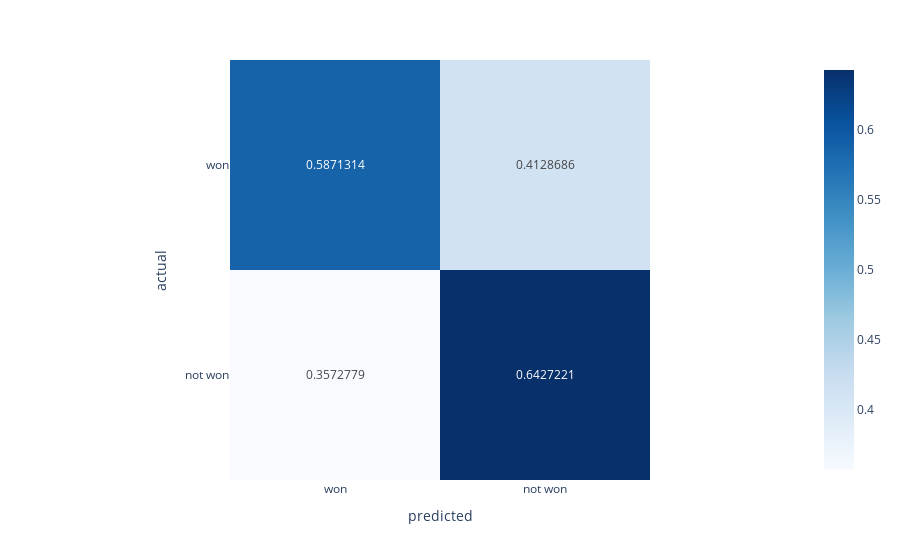

Notebook cell for this chart:
### Code cell
import xgboost as xgb

#XGBClassifier default parameters are not available without fitting the model
XGB_model = xgb.XGBClassifier(verbosity = 0,
                              objective='binary:logistic',
                              booster='gbtree',
                              eta = 0.01,
                              eval_metric='auc',
                              max_depth = 2,
                              max_delta_step = 10,
                              subsample = 0.1,
                              reg_lambda = 1.1,
                              reg_alpha = 0.6,
                              tree_method = 'exact',
                              scale_pos_weight = 0.76,
                              )
#XGB_model.get_params()
combined, precision_weight, precision_raw, importances,XGB_model = make_xgb_predictions (XGB_model,df_rolling, all_cols)
print(precision_raw)
print(precision_weight)
a = pd.crosstab(index=combined["actual"], columns=combined["predicted"])
#Have to divide by the sum of each row to maintain consistancy with the random forrest confusion matrix plots. 
a = a.div(a.sum(axis=1), axis = 0)
import plotly.express as px
fig = px.imshow(a, color_continuous_scale='blues', text_auto=True, x = ['won', 'not won'], y = ['won','not won'])
fig.show()

### Figure 1 — Plotly figure (JSON) as saved in the notebook; plotly's stock layout.template omitted (floating-point values rounded to 4 significant figures)
{"data": [{"coloraxis": "coloraxis", "hovertemplate": "predicted: %{x}<br>actual: %{y}<br>color: %{z}<extra></extra>", "name": "0", "texttemplate": "%{z}", "type": "heatmap", "x": ["won", "not won"], "xaxis": "x", "y": ["won", "not won"], "yaxis": "y", "z": [[0.5871, 0.4129], [0.3573, 0.6427]]}], "layout": {"coloraxis": {"colorscale": [[0, "rgb(247,251,255)"], [0.125, "rgb(222,235,247)"], [0.25, "rgb(198,219,239)"], [0.375, "rgb(158,202,225)"], [0.5, "rgb(107,174,214)"], [0.625, "rgb(66,146,198)"], [0.75, "rgb(33,113,181)"], [0.875, "rgb(8,81,156)"], [1, "rgb(8,48,107)"]]}, "margin": {"t": 60}, "xaxis": {"anchor": "y", "constrain": "domain", "domain": [0, 1], "scaleanchor": "y", "title": {"text": "predicted"}}, "yaxis": {"anchor": "x", "autorange": "reversed", "constrain": "domain", "domain": [0, 1], "title": {"text": "actual"}}}}
